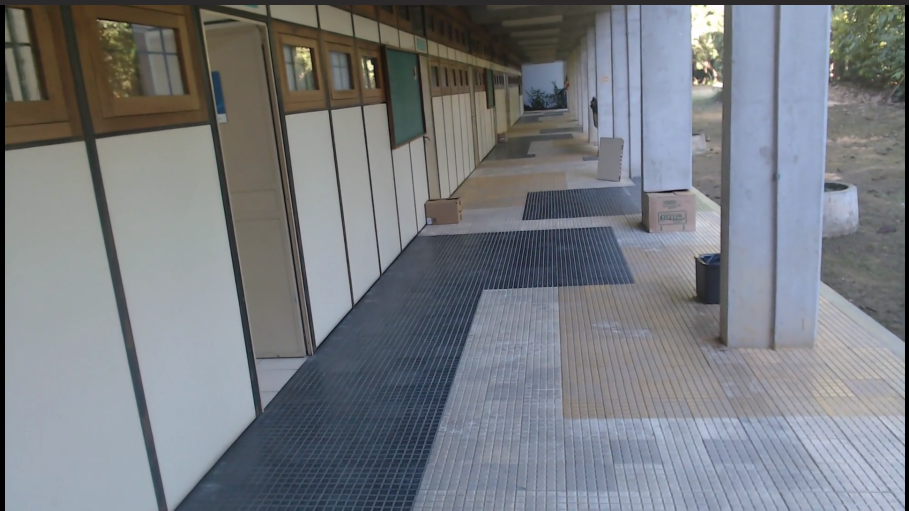
#> input picture pre-processamento/predict.png, 1817 x 1021 px, found by its file name (shown at 1/2 size)
$ python histogramas.py
#> lines starting #> are read from the running program, lines starting #| are printed output that depends on the picture
'''
 Based on the following tutorial:
   http://docs.opencv.org/3.0-beta/doc/py_tutorials/py_imgproc/py_histograms/py_histogram_begins/py_histogram_begins.html
'''

import numpy as np
import cv2
from matplotlib import pyplot as plt

# Load the image in gray scale
img = cv2.imread('predict.png', 0)
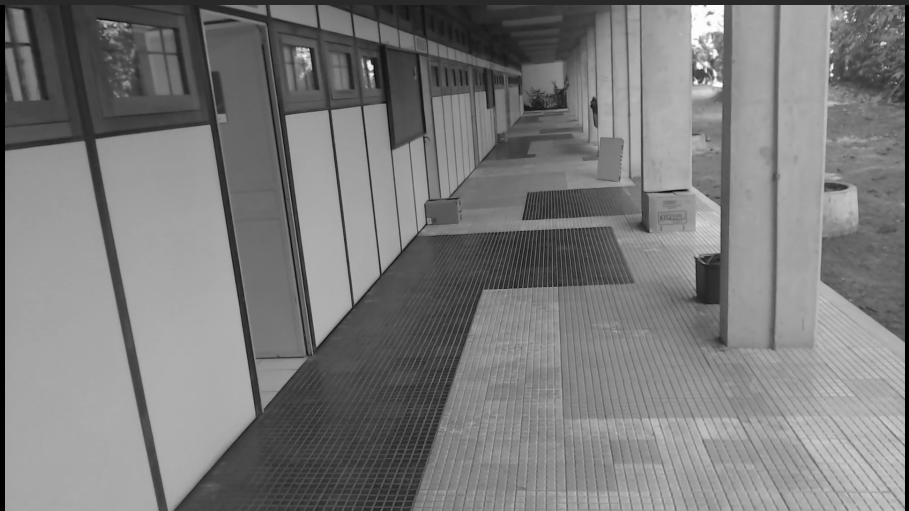
#> img: shape (1021, 1817) (shown at 1/2 size); min 0, max 255, mean 122.6

# create a mask
mask = np.zeros(img.shape[:2], np.uint8)
mask[100:300, 100:400] = 255
maskedImg = cv2.bitwise_and(img, img, mask=mask)
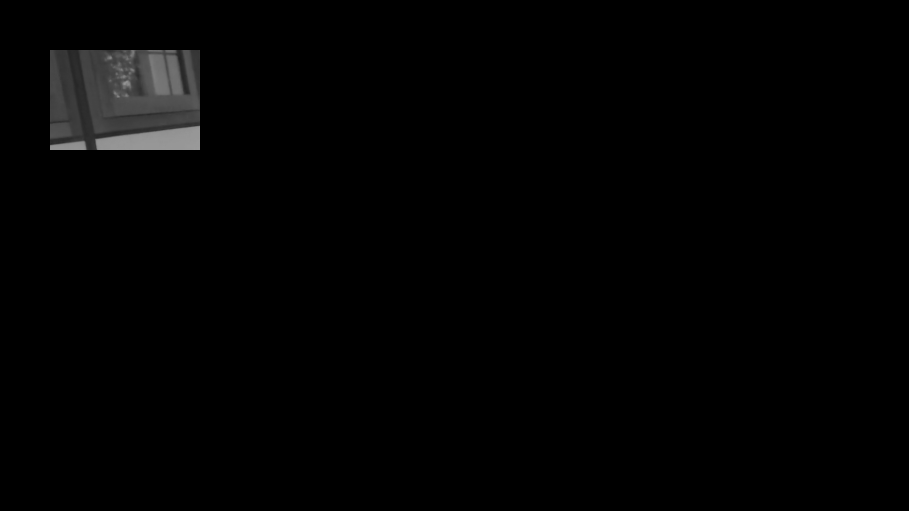
#> maskedImg: shape (1021, 1817) (shown at 1/2 size); min 0, max 155, mean 2.6

# Calculate the histogram with mask and without the mask
hist = cv2.calcHist([img], [0], None, [256], [0, 256])
#> hist = 256 values, max 45084 at index 167, min 0 at index 1, mean 7246.7
maskedHist = cv2.calcHist([img], [0], mask, [256], [0, 256])
#> maskedHist = 256 values, max 2250 at index 68, min 0 at index 0, mean 234.4

# Show the images and the histograms
plt.subplot(221)
plt.imshow(img, 'gray')

plt.subplot(222)
plt.imshow(mask, 'gray')

plt.subplot(223)
plt.imshow(maskedImg, 'gray')

plt.subplot(224)
plt.plot(hist)
plt.plot(maskedHist)
plt.xlim([0, 256])

plt.show()
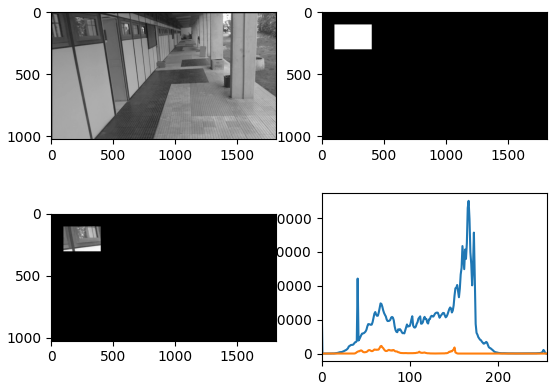
#> figure drawn by matplotlib, 4 panels; panel 4: curve peaks at x = 167, y = 45084; panel 4: curve peaks at x = 68, y = 2250
